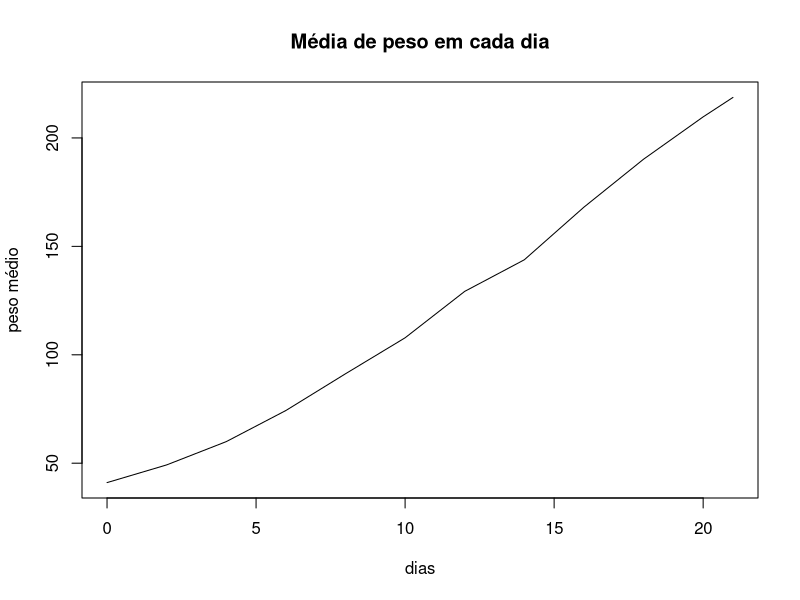
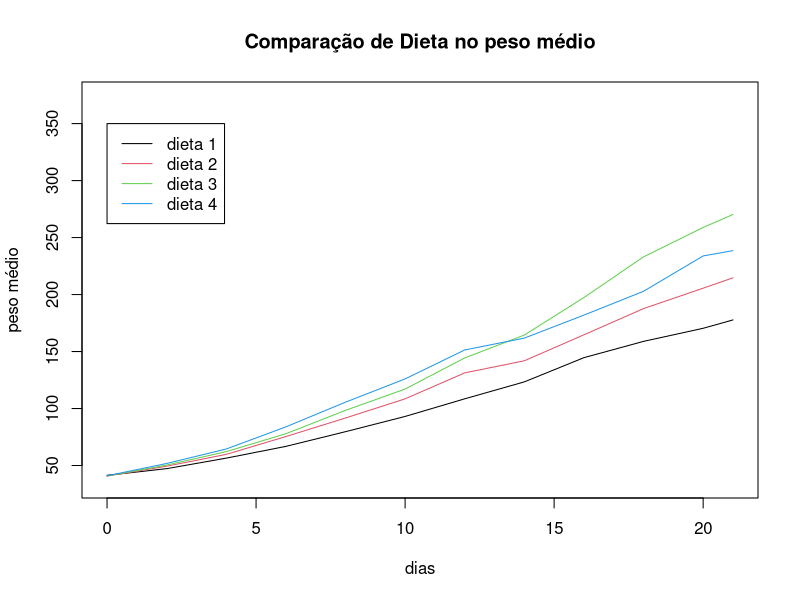
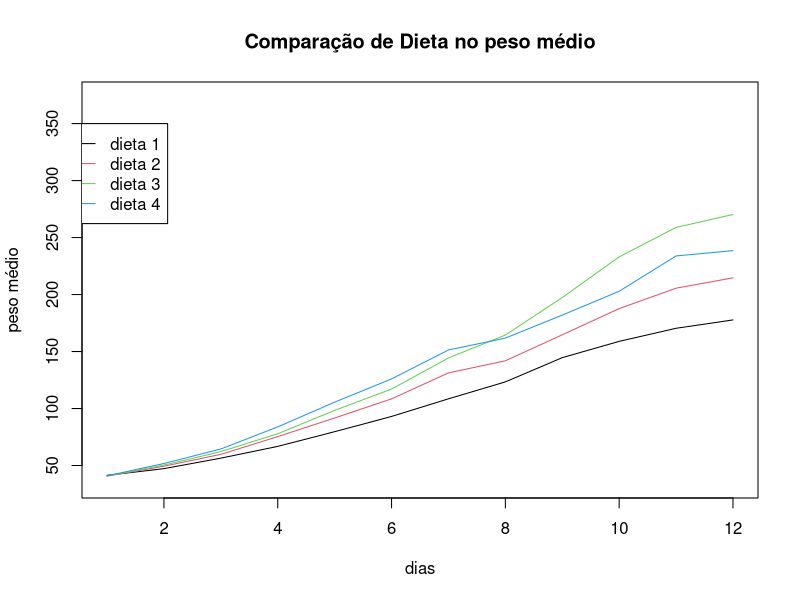
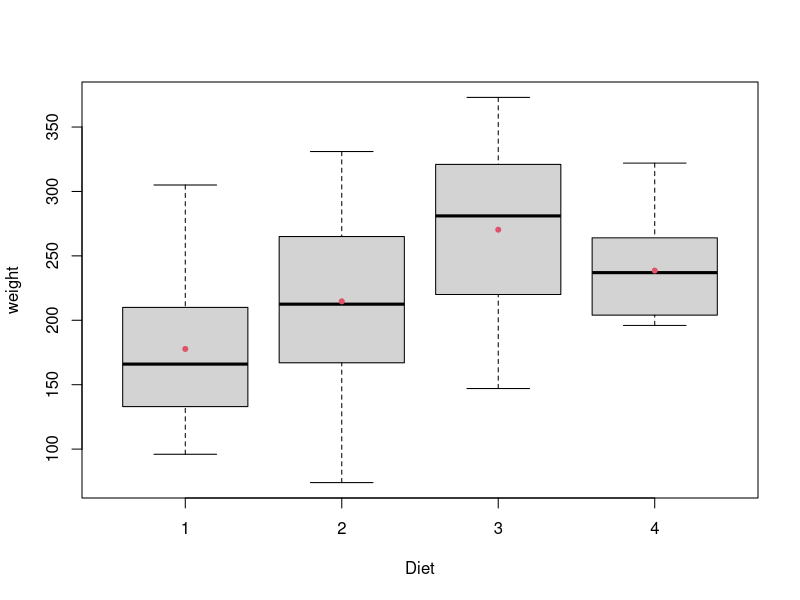

These figures' R source, in order:
#### Exercícios - ChickWeight
# Com o que aprendemos até aqui vamos verificar o que podemos fazer.

# Suponha que você vou contratado para prestar consultoria a um produtor de frangos que deseja conhecer
# a melhor dieta para engordar os seus animais.
# Para ter uma ideia atualmente com melhora genética o abate costuma ocorrer entre 28 e 42 dias,
# quando o peso vivo do animal for de aproximadamente 1 kg. Utilizaremos uma base disponível no R
# que contém tais dados.


### 1 - Quantos frangos são monitorados?

# O primeiro passo é verificar os rótulos diferentes dados a cada animal;
unique(ChickWeight$Chick)
# uma maneira alternativa de fazer isso é utilizar a função with para não precisar
# utilizar o simbolo $ para acessar a variável
with(ChickWeight,unique(Chick))
# Em seguida contar esses rótulos
length(unique(ChickWeight$Chick))



### 2 - Quantos são monitorados em cada grupo de ração?

# Uma maneira intuitiva é construir um data.frame para cada tipo de dieta
# e contar quantos frangos tem em cada.
df1<-ChickWeight[ChickWeight$Diet==1,]
df2<-ChickWeight[ChickWeight$Diet==2,]
df3<-ChickWeight[ChickWeight$Diet==3,]
df4<-ChickWeight[ChickWeight$Diet==4,]
length(unique(df1$Chick))
length(unique(df2$Chick))
length(unique(df3$Chick))
length(unique(df4$Chick))

# Uma outra maneira, é utilizar a função tapply, apresentada no módulo de introdução ao R.
with(ChickWeight,tapply(Chick,Diet,function(x) length(unique(x))))



### 3 - Qual a média de peso em cada dia?
# Aqui utilizo a função tapply a
tapply(ChickWeight$weight,ChickWeight$Time,mean)
# Novamente posso utilizar a função with, para evitar escrever sempre o nome da base
with(ChickWeight,tapply(weight,Time,mean))
# Abaixo faço um gráfico para plotar essa informação.
df<-data.frame(media_dia = with(ChickWeight,tapply(weight,Time,mean)))   # primeiro transformo em data.frame para manipular melhor
plot(x = as.numeric(row.names(df)),           # variável no eixo x
     y = df$media_dia, type='l',              # variável no eixo y
     main = 'Média de peso em cada dia',      # Título do gráfico
     ylab='peso médio',                       # nome do eixo y
     xlab='dias')                             # nome do eixo x


### 4 - Qual a média de peso em cada dia, dado o tipo de ração

# Você pode utilizar os data.frames criados no exercício 2:
with(df1,tapply(weight,Time,mean))
with(df2,tapply(weight,Time,mean))
with(df3,tapply(weight,Time,mean))
with(df4,tapply(weight,Time,mean))

# Uma outra maneira é utilizar o sapply juntamente com o tapply
# vamos por partes:
# a - Com a função tapply você consegue calcular o vetor com a média em cada dia,
# porém deve especificar o tipo de dieta. Abaixo se Diet = 1
with(ChickWeight[ChickWeight$Diet==1,],tapply(weight,Time,mean))

# b - O próximo passo é definir o passo a como função que depende do tipo da dieta e,
# assim utilizar o sapply.
sapply(1:4,
       function(x) with(ChickWeight[ChickWeight$Diet==x,],tapply(weight,Time,mean)))

# c - Para generalizar eu utilizo uma função que encontra os tipos diferentes de dietas 
sapply(as.numeric(unique(ChickWeight$Diet)),
       function(x) with(ChickWeight[ChickWeight$Diet==x,],tapply(weight,Time,mean)))


### 5 -  Gráfico

# Utilizando os data.frame criados
media_dia1<-data.frame(with(df1,tapply(weight,Time,mean)))
media_dia2<-data.frame(with(df2,tapply(weight,Time,mean)))
media_dia3<-data.frame(with(df3,tapply(weight,Time,mean)))
media_dia4<-data.frame(with(df4,tapply(weight,Time,mean)))

plot(row.names(media_dia1),media_dia1[,1],type = 'l',
     ylim=range(ChickWeight$weight),
     main='Comparação de Dieta no peso médio',
     ylab='peso médio',
     xlab='dias')
lines(row.names(media_dia1),media_dia2[,1],col=2)
lines(row.names(media_dia1),media_dia3[,1],col=3)
lines(row.names(media_dia1),media_dia4[,1],col=4)
legend(0,350,
       legend = c('dieta 1','dieta 2','dieta 3','dieta 4'), # o que está escrito
       col=1:4, # cores da legenda
       lty=1)   # símbolo apropriado, no caso lty=1 representa linha


# Utilizando a função sapply e tapply
media_dia_diet<-sapply(as.numeric(unique(ChickWeight$Diet)),function(x) with(ChickWeight[ChickWeight$Diet==x,],tapply(weight,Time,mean)))
plot(media_dia_diet[,1],type='l',
     ylim=range(ChickWeight$weight),
     main='Comparação de Dieta no peso médio',
     ylab='peso médio',
     xlab='dias')
lines(media_dia_diet[,2],col=2)
lines(media_dia_diet[,3],col=3)
lines(media_dia_diet[,4],col=4)
legend(0,350,
       legend = c('dieta 1','dieta 2','dieta 3','dieta 4'), # o que está escrito
       col=1:4, # cores da legenda
       lty=1)   # símbolo apropriado, no caso lty=1 representa linha

### 6 - Qual a correlação existente entre os dias e a média de peso para cada dieta?
cor(media_dia1[,1],as.numeric(rownames(media_dia1)))
cor(media_dia2[,1],as.numeric(rownames(media_dia2)))
cor(media_dia3[,1],as.numeric(rownames(media_dia3)))
cor(media_dia4[,1],as.numeric(rownames(media_dia4)))

# ou utilizando sapply
sapply(1:4,function(x) cor(as.numeric(rownames(media_dia_diet)),media_dia_diet[,x]))

### 7 - Compare as medidas de centralidade e dispersão usando um boxplot para cada tipo de dieta no último dia.
df<-ChickWeight[ChickWeight$Time==21,]
box<-boxplot(weight ~ Diet,df)
# introduzindo as médias
points(at=box,
       as.numeric(cbind(media_dia1,media_dia2,media_dia3,media_dia4)[12,]),
       col=2,
       pch=20)


### 8 - Compare as medidas de centralidade e dispersão usando um boxplot para cada tipo de dieta no último dia.

# Essa análise descritiva traz evidências de que a dieta 3 é mais eficiente do que as demais.
# No entanto isso é verdade para o caso específico dos frangos utilizados na pesquisa
# Como podemos extrapolar a informação obtida no experimento em questão para toda a população de frangos?
# Isso é um trabalho para a inferência estatísica, mas antes precisamos introduzir alguns conceitos de probabilidade.



